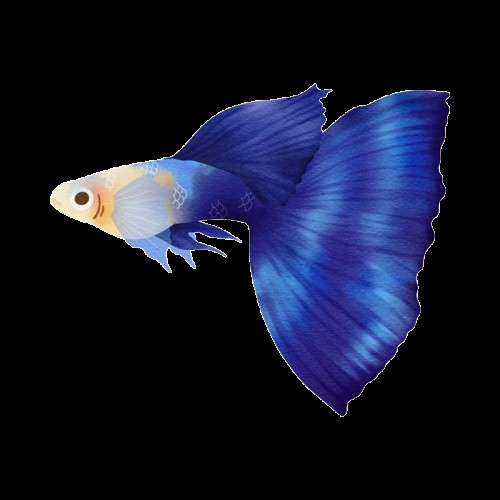
#> input picture python/jobsheet9/img/guppyBiru.png, 500 x 500 px, found by its file name
$ python 9.6kotakPembatas.py
#> lines starting #> are read from the running program, lines starting #| are printed output that depends on the picture; after the words box and inside, x2 and y2 are one past the last pixel; in counts of white or black regions, pixels touching at a corner belong together
import cv2
import numpy as np

path_gambar = r'python\jobsheet9\img\guppyBiru.png'
citra = cv2.imread(path_gambar, 0)
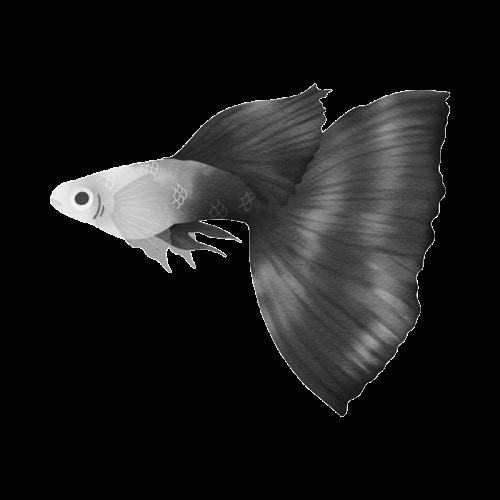
#> citra: shape (500, 500); min 0, max 255, mean 24.8
citraBerwarna = cv2.cvtColor(citra, cv2.COLOR_GRAY2BGR)
kontur, hierarki = cv2.findContours(citra, cv2.RETR_EXTERNAL, cv2.CHAIN_APPROX_NONE)
#> kontur = 1 contour; box (x1, y1, x2, y2) and area: (50, 83, 450, 417) 65862

if kontur:
    x, y, lebar, tinggi = cv2.boundingRect(kontur[0])
#> x = 50; y = 83; lebar = 400; tinggi = 334
    cv2.rectangle(citraBerwarna, (x, y), (x + lebar, y + tinggi), (255, 255, 0), 2)

    persegiPanjang = cv2.minAreaRect(kontur[0])
#> persegiPanjang = ((291.7, 179.1), (326.1, 373.6), -53.92)
    kotak = cv2.boxPoints(persegiPanjang)
#> kotak = [[346.7, 420.9], [44.78, 200.9], [236.8, -62.62], [538.7, 157.4]]
    kotak = np.int32(kotak)
#> kotak = [[346, 420], [44, 200], [236, -62], [538, 157]]
    cv2.drawContours(citraBerwarna, [kotak], 0, (128, 128, 128), 2)
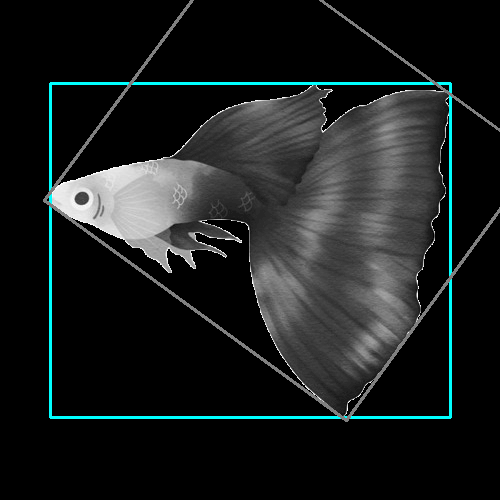
#> citraBerwarna: shape (500, 500, 3); mean B, G, R 30.8, 30.8, 26.4

    cv2.imshow("Hasil", citraBerwarna)
    cv2.waitKey(0)
    cv2.destroyAllWindows()
else:
    print("Tidak ada kontur yang ditemukan.")

$ run again, with python/jobsheet9/img/abcd.png copied over python/jobsheet9/img/guppyBiru.png
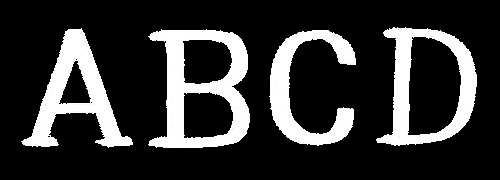
#> input picture python/jobsheet9/img/abcd.png, 500 x 180 px, found by its file name
#> citra is the input picture: shape (180, 500); min 0, max 255, mean 51.4
#> kontur = 4 contours; box (x1, y1, x2, y2) and area: (148, 29, 250, 148) 9136, (376, 27, 477, 146) 8432, (21, 28, 133, 148) 5074, (269, 30, 356, 146) 3526
#> x = 269; y = 30; lebar = 87; tinggi = 116
#> persegiPanjang = ((311.7, 87.11), (115.3, 84.78), -87.92)
#> `kotak = cv2.boxPoints(persegiPanjang)`: kotak = [[352, 146.3], [267.3, 143.2], [271.5, 27.94], [356.2, 31.03]]
#> `kotak = np.int32(kotak)`: kotak = [[352, 146], [267, 143], [271, 27], [356, 31]]
#> `cv2.drawContours(citraBerwarna, [kotak], 0, (128, 128, 128), 2)`:
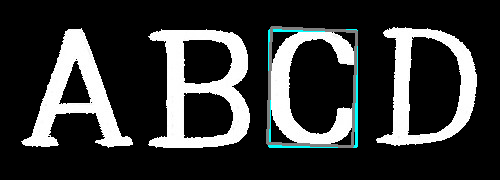
#> citraBerwarna: shape (180, 500, 3); mean B, G, R 54.3, 54.3, 52.7

$ run again, with python/jobsheet9/img/guppyKuning.png copied over python/jobsheet9/img/guppyBiru.png
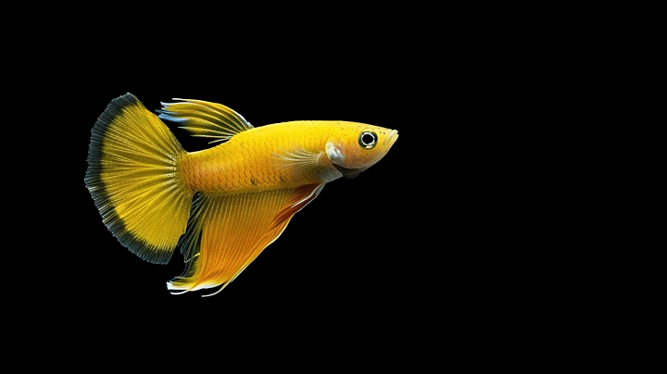
#> input picture python/jobsheet9/img/guppyKuning.png, 667 x 374 px, found by its file name
#> `citra = cv2.imread(path_gambar, 0)`:
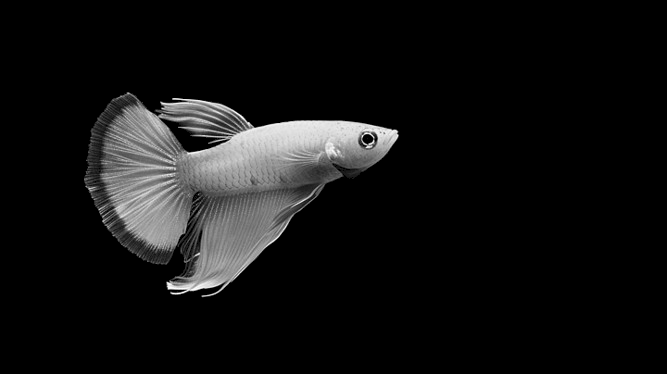
#> citra: shape (374, 667); min 0, max 255, mean 18.3
#> kontur = 1 contour; box (x1, y1, x2, y2) and area: (84, 92, 399, 298) 36358
#> x = 84; y = 92; lebar = 315; tinggi = 206
#> persegiPanjang = ((234.1, 203.5), (196.8, 306), -81.98)
#> `kotak = cv2.boxPoints(persegiPanjang)`: kotak = [[371.9, 322.3], [68.89, 279.6], [96.36, 84.69], [399.4, 127.4]]
#> `kotak = np.int32(kotak)`: kotak = [[371, 322], [68, 279], [96, 84], [399, 127]]
#> `cv2.drawContours(citraBerwarna, [kotak], 0, (128, 128, 128), 2)`:
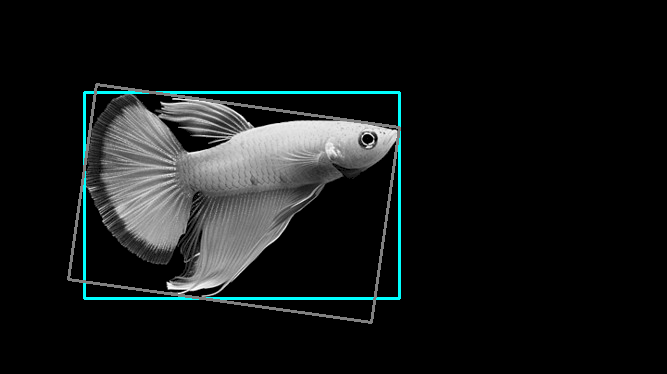
#> citraBerwarna: shape (374, 667, 3); mean B, G, R 22.7, 22.7, 19.7
